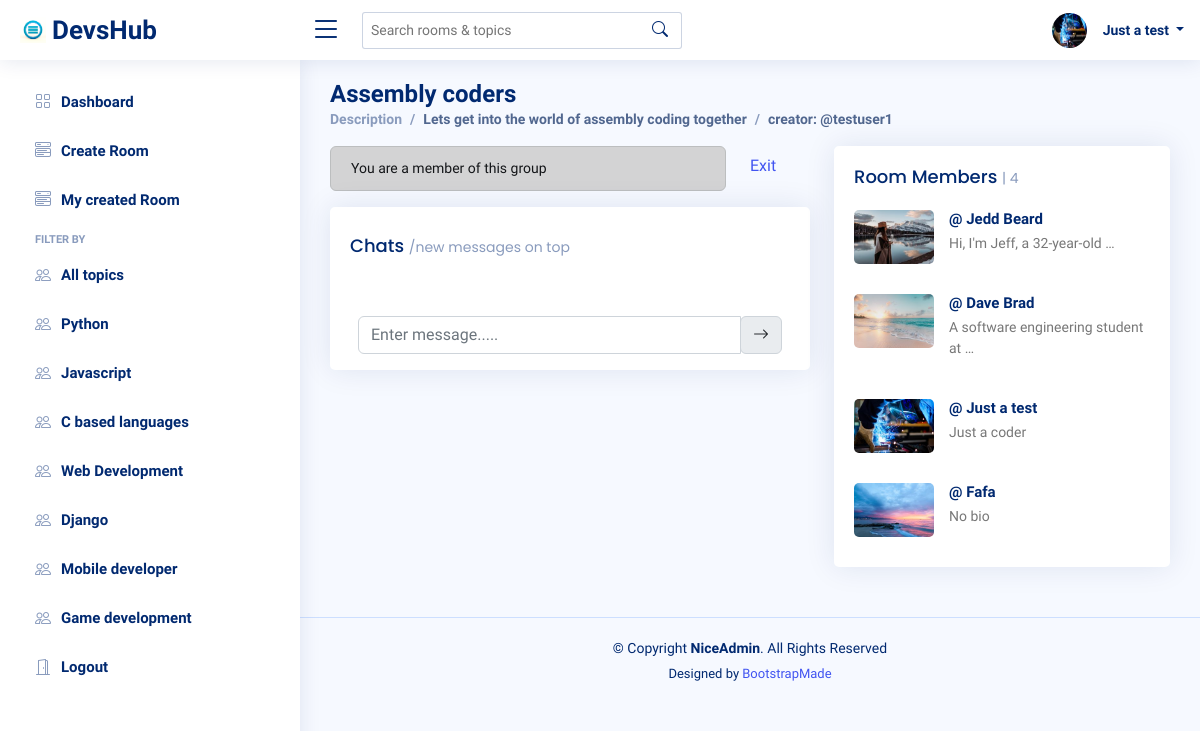
Page /rooms/8/ (signed in) on the earlier database version.
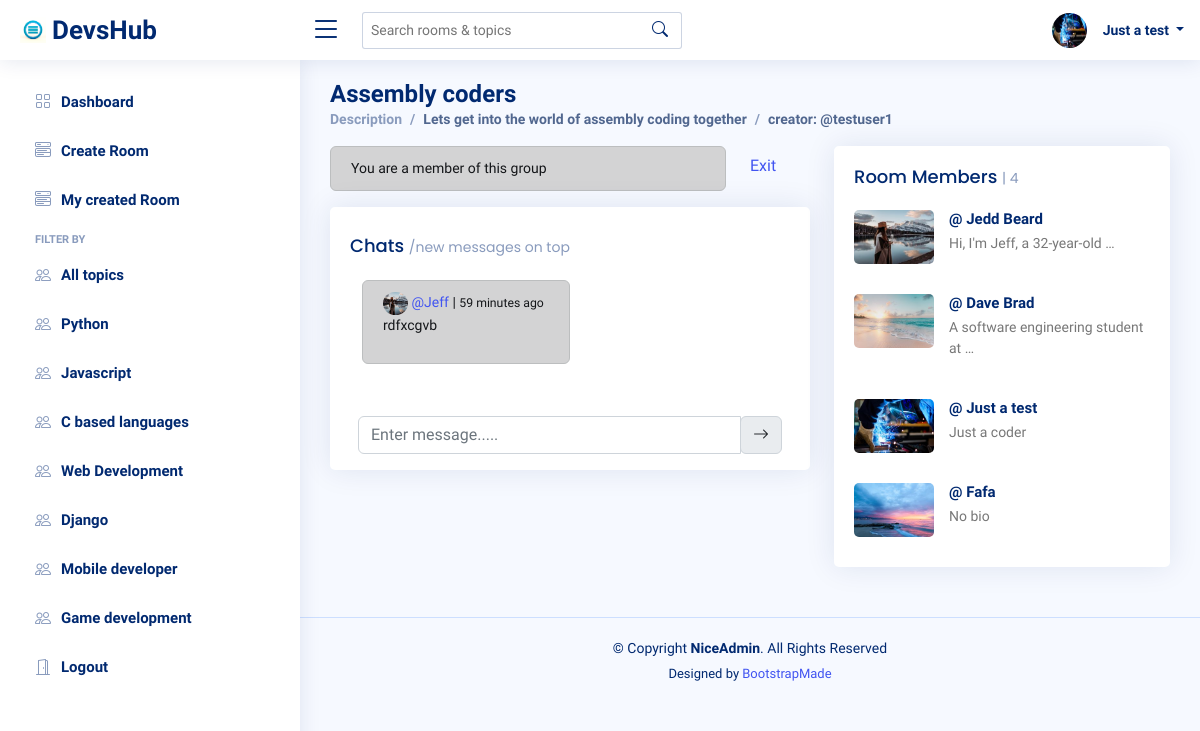
Same page on the later database version.
### base/models.py (models this page shows, shortened)
class Profile(models.Model):
    user = models.OneToOneField(User, on_delete=models.CASCADE)
    full_name = models.CharField(max_length=200, blank=True)
    profile_pic = models.ImageField(default="avatar.png", upload_to='profiles/', blank=True)
    bio =  models.TextField(blank=True)
    job = models.CharField(max_length=150, blank=True)
    company = models.CharField(max_length=200, blank=True)
    created = models.DateTimeField(auto_now_add=True)
    updated = models.DateTimeField(auto_now=True)

class Topic(models.Model):
    name = models.CharField(max_length=100)

class Room(models.Model):
    host = models.ForeignKey(User, on_delete=models.CASCADE, blank=True)
    topic = models.ForeignKey(Topic, on_delete=models.CASCADE)
    name = models.CharField(max_length=200)
    class_img = models.ImageField(upload_to="class_img", default="group_icon.png")
    description = models.TextField()
    members = models.ManyToManyField(User, related_name="members", blank=True)
    created = models.DateTimeField(auto_now_add=True)
    updated = models.DateTimeField(auto_now=True)
    objects = RoomManager()
    class Meta:
        ordering = ["-updated", "-created"]
    def get_messages(self):
        return self.message_set.all()

class Message(models.Model):
    user = models.ForeignKey(User, on_delete=models.CASCADE)
    room = models.ForeignKey(Room, on_delete=models.CASCADE)
    body = models.TextField()
    created = models.DateTimeField(auto_now_add=True)
    updated = models.DateTimeField(auto_now=True)
    class Meta:
        ordering = ["-created", '-updated']

### base/views.py (the view, shortened to what this page needs)
# urls.py: path("rooms/<str:pk>/", rooms, name="room"),
@login_required(login_url="login")
def rooms(request, pk):
    empty_activity = False
    room = Room.objects.get(id=pk)
    messages_ = room.message_set.all()
    members = room.members.all()
    topics = Topic.objects.all()
    room_messages = Message.objects.all().order_by("-created")[:20]
    if len(room_messages) == 0:
        empty_activity = True
    context = {
        "room": room,
        "s_messages": messages_,
        "members": members,
        "room_messages": room_messages,
        'empty_activity': empty_activity,
        'topics':topics,
    }
    return render(request, "base/rooms.html", context)

### base/templates/base/rooms.html (shortened to what this page needs)
{% extends 'main.html' %}
{% load static %}
{% load custom_filters %}
{% block css_files %}
<link href="{% static 'vendor/bootstrap/css/bootstrap.min.css' %}" rel="stylesheet">
<link href="{% static 'vendor/bootstrap-icons/bootstrap-icons.css' %}" rel="stylesheet">
<link href="{% static 'css/style.css' %}" rel="stylesheet">
<link href="{% static 'vendor/boxicons/css/boxicons.min.css' %}" rel="stylesheet">
{% endblock css_files %}
{% block content %}
<main id="main" class="main">
    <div class="pagetitle">
      <h1>{{room.name}}</h1>
      <nav>
        <ol class="breadcrumb">
          <li class="breadcrumb-item"><a href="index.html">Description</a></li>
          <li class="breadcrumb-item active">{{room.description|truncatewords:15}}</li>
          <li class="breadcrumb-item active">creator: @{{room.host.profile.user}}</li>
        </ol>
      </nav>
    </div>
    <section class="section dashboard">
      <div class="row">
        <div class="col-lg-7">
          {% if user in room.members.all %}
            <div class="row">
                <div class="col-md-10">
                    <div class="alert alert-dark" role="alert">
                      You are a member of this group
                    </div>
                </div>
                <div class="col-md-2 mt-2 mb-2">
                    <a href="{% url "exit-room" room.id %}">Exit</a>
                </div>
            </div>
        {% else %}
            <div class="alert alert-dark" role="alert">
                Send message to join group
            </div>
        {% endif %}
            <div class="col-12">
              <div class="card pt-2">
                <div class="chat-container card-body" style="max-height: 420px; overflow-y: auto;">
                  <h5 class="card-title">Chats <span>/new messages on top</span></h5>
                  {% for message in room.get_messages %}
                    <div class="container">
                        <div class="col-md-6 {% if message.user == request.user  %}ms-auto text-end alert alert-success{% else %} alert alert-dark{% endif %} ">
                            <div class="media">
                                <img src="{{message.user.profile.profile_pic.url}}" style="width:25px; height:23px;" class="me- rounded-circle" alt="Profile Picture">
                                <a href="{% url 'profile' message.user.id %}"><span class="mt-0">@{{message.user}}</span></a> |
                                <small>{{message.created|timesince}} ago</small>
                                <div class="media-body">
                                    <p>{{message.body}}</p>
                                </div>
                            </div>
                        </div>
                    </div>
                  {% endfor %}
                </div>
                <div class="row m-3">
                  <form class="col-sm-12" method="POST">
                    <div class="input-group">
                    <input type="text" class="form-control" name="message" placeholder="Enter message.....">
                    <div class="input-group-append">
                        <span class="input-group-text">
                        <i class="bi bi-arrow-right"></i>
                        </span>
                    </div>
                    </div>
                  </form>
                </div>
              </div>
            </div>
        </div>
        <div class="col-lg-5">
          <div class="card">
            <div class="card-body pb-0">
              <h5 class="card-title">Room Members <span>| {{members|length}}</span></h5>
              {% for user in members %}
              <div class="news">
                <div class="post-item clearfix">
                  <a href="{% url 'profile' user.id %}"><img src="{{user.profile.profile_pic.url}}" alt=""></a>
                  <h4><a href="{% url 'profile' user.id %}">@
                    {% if user.profile.full_name %}
                        {{user.profile.full_name}}
                    {% else %}
                        {{user}}
                    {% endif %}
                  </a></h4>
                  <p>
                    {% if user.profile.bio %}
                        {{user.profile.bio|truncatewords:5}}
                    {% else %}
                        No bio
                    {% endif %}
                  </p>
                  <br>
                </div>
              </div>
              {% endfor %}
            </div>
          </div>
        </div>
      </div>
    </section>
  </main>
{% endblock content %}

### templates/main.html (shortened to what this page needs)
<!DOCTYPE html>
<html lang="en">
<head>
  <link rel="stylesheet" href="https://cdn.jsdelivr.net/npm/bootstrap-icons@1.10.5/font/bootstrap-icons.css">
  {% block css_files %}{% endblock css_files %}
</head>
<body>
    {% include 'navbar.html' %}
    {% include 'aside.html' %}
    {% block content %}{% endblock content %}
  <footer id="footer" class="footer">
    <div class="copyright">
      &copy; Copyright <strong><span>NiceAdmin</span></strong>. All Rights Reserved
    </div>
    <div class="credits">
      Designed by <a href="https://bootstrapmade.com/">BootstrapMade</a>
    </div>
  </footer>
</body>
</html>

### templates/navbar.html (shortened to what this page needs)
  {% load static %}
  <header id="header" class="header fixed-top d-flex align-items-center">
    <div class="d-flex align-items-center justify-content-between">
      <a href="{% url 'home' %}" class="logo d-flex align-items-center">
        <img src="{% static 'img/logo.png' %}" alt=logo"">
        <span class="d-none d-lg-block">DevsHub</span>
      </a>
      <i class="bi bi-list toggle-sidebar-btn"></i>
    </div>
    <div class="search-bar">
      <form class="search-form d-flex align-items-center" method="GET" action="{% url 'home' %}">
        <input type="text" name="q" placeholder="Search rooms & topics" title="Enter search keyword">
        <button type="submit" title="Search"><i class="bi bi-search"></i></button>
      </form>
    </div>
    <nav class="header-nav ms-auto">
      <ul class="d-flex align-items-center">
        {% if user.is_authenticated %}
        <li class="nav-item dropdown pe-3">
          <a class="nav-link nav-profile d-flex align-items-center pe-0" href="#" data-bs-toggle="dropdown">
            <img src="{{request.user.profile.profile_pic.url}}" style="height: 35px; width:35px;" alt="Profile" class="rounded-circle me-2">
            <span class="d-none d-md-block dropdown-toggle ps-2">
              {% if request.user.profile.full_name %}
                {{request.user.profile.full_name}}
              {% else %}
                {{request.user}}
               {% endif %}
            </span>
          </a>
        </li>
        {% else %}
        <a href="{% url 'login' %}" class="btn btn-primary me-3">Login</a>
        {% endif %}
      </ul>
    </nav>
  </header>

### templates/aside.html
  {% url 'home' as index_path %}
  {% url 'create-room' as create_room_path %}
  {% url 'created-rooms' as created_rooms_path %}
  <aside id="sidebar" class="sidebar">
    <ul class="sidebar-nav" id="sidebar-nav">
      <li class="nav-item">
        <a class="nav-link {% if not request.path == index_path %}collapsed{% endif %}" href="{% url 'home' %}">
          <i class="bi bi-grid"></i>
          <span>Dashboard</span>
        </a>
      </li>
      <li class="nav-item">
        <a class="nav-link {% if not request.path == create_room_path %}collapsed{% endif %}" data-bs-target="#components-nav" href="{% url 'create-room' %}">
          <i class="bi bi-menu-button-wide"></i><span>Create Room</span>
        </a>
      </li>
      <li class="nav-item">
        <a class="nav-link {% if not request.path == created_rooms_path %}collapsed{% endif %}" data-bs-target="#components-nav" href="{% url 'created-rooms' %}">
          <i class="bi bi-menu-button-wide"></i><span>My created Room</span>
        </a>
      </li>
      <li class="nav-heading">FILTER BY</li>
      <li class="nav-item">
        <a class="nav-link {% if not q == "" %}collapsed{% endif %}" href="{% url 'home' %}">
        <i class="bi bi-people"></i>
        <span>All topics</span>
        </a>
    </li>
      {% for topic in topics %}
        <li class="nav-item">
            <a class="nav-link {% if not topic.name == q %}collapsed{% endif %}" href="{% url 'home' %}?q={{topic.name}}">
            <i class="bi bi-people"></i>
            <span>{{topic.name}}</span>
            </a>
        </li>
      {% endfor %}
      {% if user.is_authenticated %}
      <li class="nav-item">
        <a class="nav-link collapsed" href="{% url 'logout' %}">
        <i class="bi bi-door-open"></i>
        <span>Logout</span>
        </a>
      </li>
      {% endif %}
    </ul>
  </aside>

### static/css/style.css (style rules this page uses)
:root { scroll-behavior: smooth; }
body { font-family: "Open Sans", sans-serif; background: #f6f9ff; color: #444444; }
a { color: #4154f1; text-decoration: none; }
h1, h2, h3, h4, h5, h6 { font-family: "Nunito", sans-serif; }
#main { margin-top: 60px; padding: 20px 30px; transition: all 0.3s; }
.pagetitle { margin-bottom: 10px; }
.pagetitle h1 { font-size: 24px; margin-bottom: 0; font-weight: 600; color: #012970; }
.card { margin-bottom: 30px; border: none; border-radius: 5px; box-shadow: 0px 0 30px rgba(1, 41, 112, 0.1); }
.card-title { padding: 20px 0 15px 0; font-size: 18px; font-weight: 500; color: #012970; font-family: "Poppins", sans-serif; }
.card-title span { color: #899bbd; font-size: 14px; font-weight: 400; }
.card-body { padding: 0 20px 20px 20px; }
.breadcrumb { font-size: 14px; font-family: "Nunito", sans-serif; color: #899bbd; font-weight: 600; }
.breadcrumb a { color: #899bbd; transition: 0.3s; }
.breadcrumb .breadcrumb-item::before { color: #899bbd; }
.breadcrumb .active { color: #51678f; font-weight: 600; }
.logo { line-height: 1; }
@media (min-width: 1200px) { .logo { width: 280px; } }
.logo img { max-height: 26px; margin-right: 6px; }
.logo span { font-size: 26px; font-weight: 700; color: #012970; font-family: "Nunito", sans-serif; }
.header { transition: all 0.5s; z-index: 997; height: 60px; box-shadow: 0px 2px 20px rgba(1, 41, 112, 0.1); background-color: #fff; padding-left: 20px; }
.header .toggle-sidebar-btn { font-size: 32px; padding-left: 10px; cursor: pointer; color: #012970; }
.header .search-bar { min-width: 360px; padding: 0 20px; }
.header .search-form { width: 100%; }
.header .search-form input { border: 0; font-size: 14px; color: #012970; border: 1px solid rgba(1, 41, 112, 0.2); padding: 7px 38px 7px 8px; border-radius: 3px; transition: 0.3s; width: 100%; }
.header .search-form button { border: 0; padding: 0; margin-left: -30px; background: none; }
.header .search-form button i { color: #012970; }
.header-nav ul { list-style: none; }
.header-nav>ul { margin: 0; padding: 0; }
.header-nav .nav-profile { color: #012970; }
.header-nav .nav-profile img { max-height: 36px; }
.header-nav .nav-profile span { font-size: 14px; font-weight: 600; }
.sidebar { position: fixed; top: 60px; left: 0; bottom: 0; width: 300px; z-index: 996; transition: all 0.3s; padding: 20px; overflow-y: auto; scrollbar-width: thin; scrollbar-color: #aab7cf transparent; box-shadow: 0px 0px 20px rgba(1, 41, 112, 0.1); background-color: #fff; }
@media (min-width: 1200px) { #main, #footer { margin-left: 300px; } }
.sidebar-nav { padding: 0; margin: 0; list-style: none; }
.sidebar-nav li { padding: 0; margin: 0; list-style: none; }
.sidebar-nav .nav-item { margin-bottom: 5px; }
.sidebar-nav .nav-heading { font-size: 11px; text-transform: uppercase; color: #899bbd; font-weight: 600; margin: 10px 0 5px 15px; }
.sidebar-nav .nav-link { display: flex; align-items: center; font-size: 15px; font-weight: 600; color: #4154f1; transition: 0.3; background: #f6f9ff; padding: 10px 15px; border-radius: 4px; }
.sidebar-nav .nav-link i { font-size: 16px; margin-right: 10px; color: #4154f1; }
.sidebar-nav .nav-link.collapsed { color: #012970; background: #fff; }
.sidebar-nav .nav-link.collapsed i { color: #899bbd; }
.dashboard .news img { width: 80px; float: left; border-radius: 5px; }
.dashboard .news h4 { font-size: 15px; margin-left: 95px; font-weight: bold; margin-bottom: 5px; }
.dashboard .news h4 a { color: #012970; transition: 0.3s; }
.dashboard .news p { font-size: 14px; color: #777777; margin-left: 95px; }
.footer { padding: 20px 0; font-size: 14px; transition: all 0.3s; border-top: 1px solid #cddfff; }
.footer .copyright { text-align: center; color: #012970; }
.footer .credits { padding-top: 5px; text-align: center; font-size: 13px; color: #012970; }

### base/templates/base/rooms.html (style rules this page uses)
.alert { padding: 0.7rem 1.25rem; font-size: 0.875rem; height: auto !important; }

Differences in the rows shown:
added Message: user.profile.profile_pic (picture), user "Jeff", created "59 minutes", body "rdfxcgvb"
